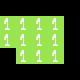

Tiled map render using the project's own tile images. Description and the whole map definition, tile-layer contents included, below:
An orthogonal 5x5 tile map with 16x16 px tiles, 1 tile layer (set).

<map version="1.8" tiledversion="1.8.2" orientation="orthogonal" renderorder="right-down" width="5" height="5" tilewidth="16" tileheight="16" infinite="0" nextlayerid="6" nextobjectid="1">
 <tileset firstgid="1" source="../spr_test_tileset.tsx" />
 <layer id="1" name="set" width="5" height="5">
  <data encoding="csv">
0,0,0,0,0,
2,2,2,2,0,
2,2,2,2,0,
0,2,2,2,0,
0,0,0,0,0
</data>
 </layer>
</map>
